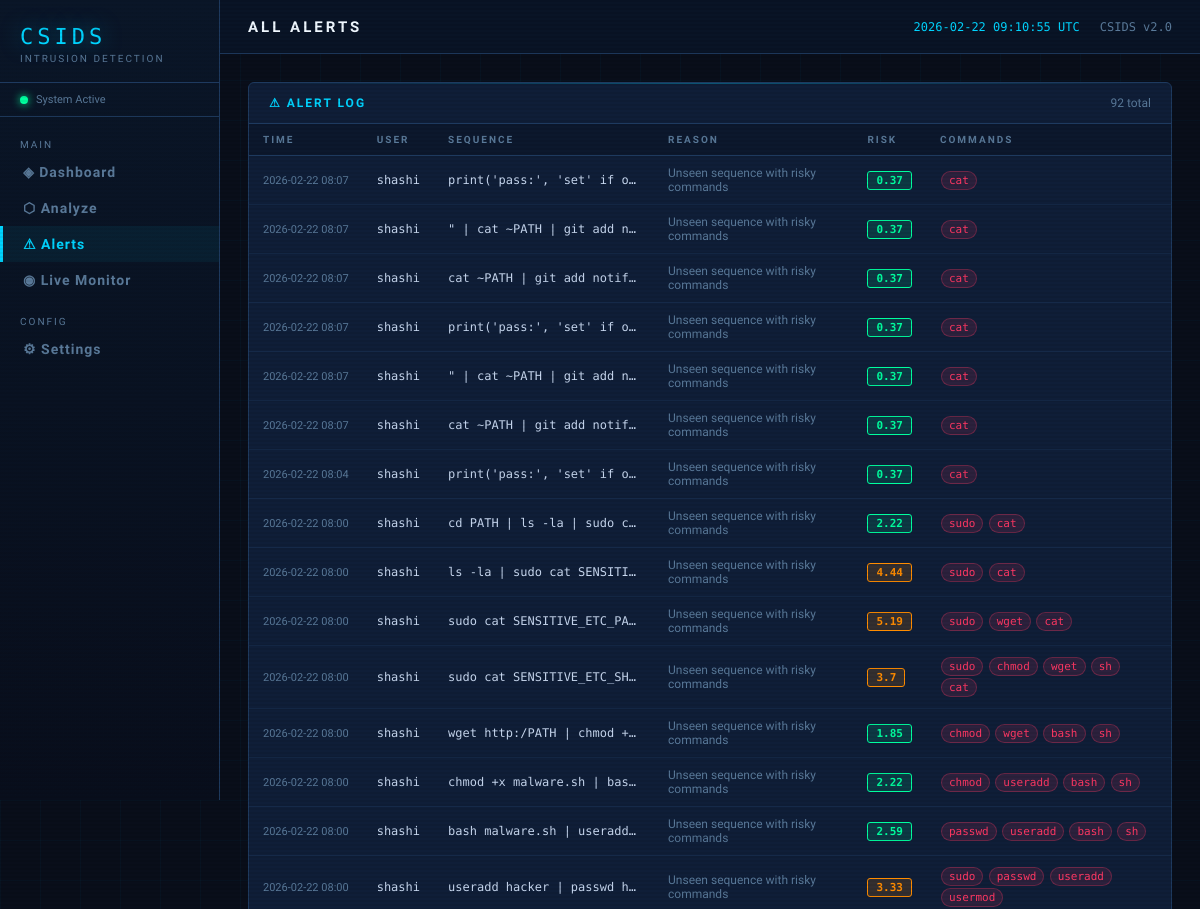
Before: /alerts (upper part) with the older database file.
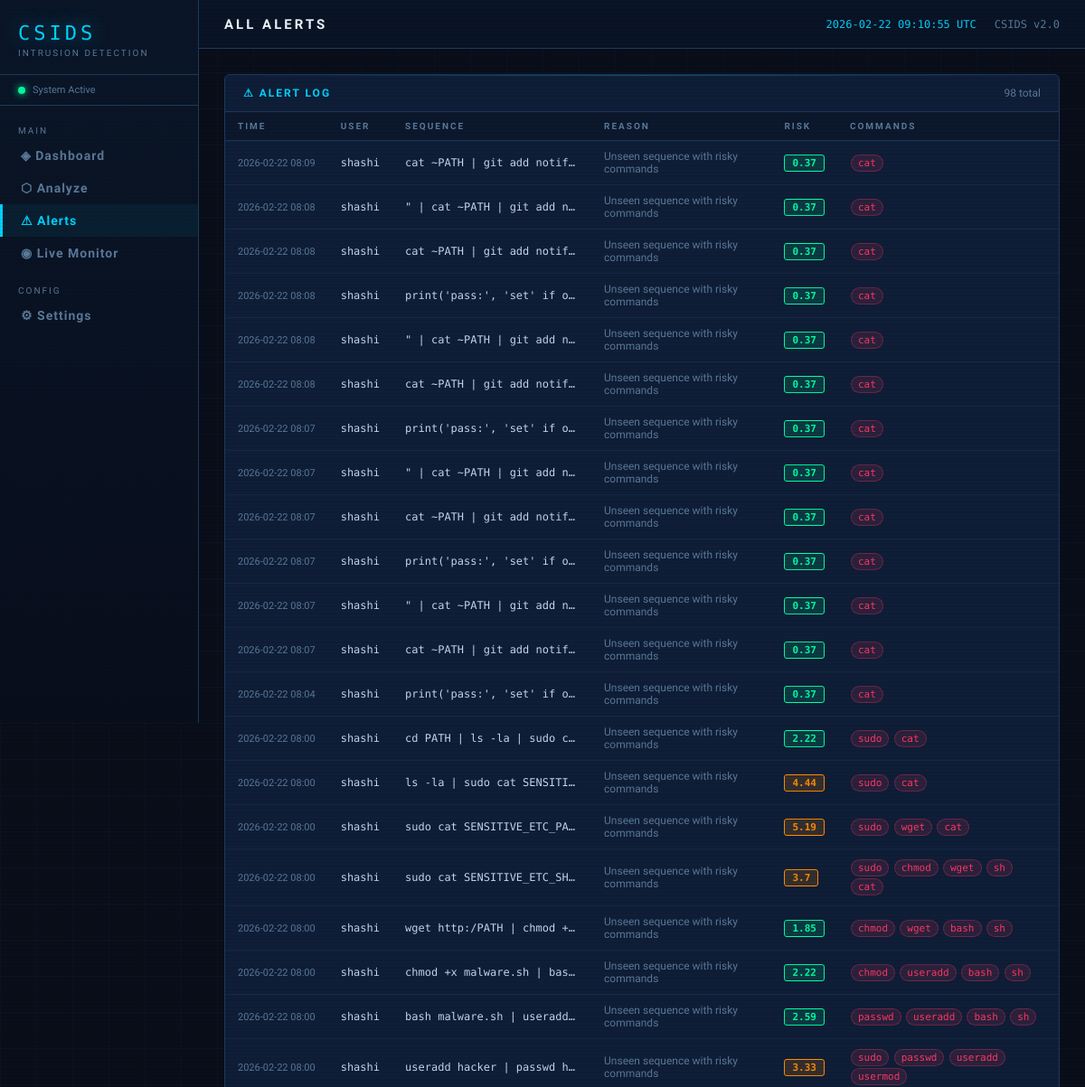
After: the same page with the newer database file.
### tables this page shows
CREATE TABLE alerts (
        id         INTEGER PRIMARY KEY AUTOINCREMENT,
        user       TEXT NOT NULL,
        sequence   TEXT NOT NULL,
        reason     TEXT,
        risk_score REAL,
        risky_cmds TEXT,
        timestamp  TIMESTAMP DEFAULT CURRENT_TIMESTAMP
    );

### app.py (the view)
@app.route("/alerts")
def alerts_page():
    conn = get_db()
    cur  = conn.cursor()
    cur.execute("SELECT * FROM alerts ORDER BY timestamp DESC LIMIT 200")
    alerts = cur.fetchall()
    conn.close()
    return render_template("alerts.html", alerts=alerts)

### database.py (called while the page is built)
def get_db():
    conn = sqlite3.connect(DB_NAME)
    conn.row_factory = sqlite3.Row
    return conn

### templates/alerts.html (shortened to what this page needs)
{% extends "base.html" %}
{% block page_title %}All Alerts{% endblock %}
{% block content %}
<div class="panel">
    <div class="panel-header">
        <div class="panel-title">⚠ Alert Log</div>
        <span style="font-size:12px;color:var(--dim);">{{ alerts|length }} total</span>
    </div>
    <div class="panel-body" style="padding:0;">
        {% if alerts %}
        <table class="data-table">
            <thead>
                <tr>
                    <th>Time</th>
                    <th>User</th>
                    <th>Sequence</th>
                    <th>Reason</th>
                    <th>Risk</th>
                    <th>Commands</th>
                </tr>
            </thead>
            <tbody>
            {% for a in alerts %}
            <tr>
                <td style="font-size:11px;color:var(--dim);white-space:nowrap;">{{ a['timestamp'][:16] }}</td>
                <td class="mono">{{ a['user'] }}</td>
                <td class="mono" style="max-width:220px;overflow:hidden;text-overflow:ellipsis;white-space:nowrap;"
                    title="{{ a['sequence'] }}">{{ a['sequence'] }}</td>
                <td style="font-size:12px;color:var(--dim);">{{ a['reason'] }}</td>
                <td>
                    {% set rs = a['risk_score'] %}
                    {% if rs >= 6 %}<span class="badge badge-high">{{ rs }}</span>
                    {% elif rs >= 3 %}<span class="badge badge-medium">{{ rs }}</span>
                    {% else %}<span class="badge badge-low">{{ rs }}</span>{% endif %}
                </td>
                <td>
                    {% if a['risky_cmds'] %}
                    {% for cmd in a['risky_cmds'].split(',') %}
                    <span class="tag">{{ cmd }}</span>
                    {% endfor %}
                    {% endif %}
                </td>
            </tr>
            {% endfor %}
            </tbody>
        </table>
        {% else %}
        <div style="padding:40px;text-align:center;color:var(--dim);">No alerts yet.</div>
        {% endif %}
    </div>
</div>
{% endblock %}

### templates/base.html (shortened to what this page needs)
<!DOCTYPE html>
<html lang="en">
<head>
</head>
<body>
<aside class="sidebar">
    <div class="logo">
        <div class="logo-text">CSIDS</div>
        <div class="logo-sub">Intrusion Detection</div>
    </div>
    <div class="sys-status">
        <div class="dot"></div> System Active
    </div>
    <nav class="nav">
        <div class="nav-label">Main</div>
        <a href="{{ url_for('dashboard') }}"
           class="nav-item {% if request.endpoint=='dashboard' %}active{% endif %}">
            ◈ Dashboard
        </a>
        <a href="{{ url_for('analyze') }}"
           class="nav-item {% if request.endpoint=='analyze' %}active{% endif %}">
            ⬡ Analyze
        </a>
        <a href="{{ url_for('alerts_page') }}"
           class="nav-item {% if request.endpoint=='alerts_page' %}active{% endif %}">
            ⚠ Alerts
        </a>
        <a href="{{ url_for('live_monitor') }}"
           class="nav-item {% if request.endpoint=='live_monitor' %}active{% endif %}">
            ◉ Live Monitor
        </a>
        <div class="nav-label" style="margin-top:10px;">Config</div>
        <a href="{{ url_for('settings') }}"
           class="nav-item {% if request.endpoint=='settings' %}active{% endif %}">
            ⚙ Settings
        </a>
    </nav>
</aside>
<div class="main">
    <div class="topbar">
        <div class="page-title">{% block page_title %}Dashboard{% endblock %}</div>
        <div class="topbar-right">
            <span id="clock"></span>
            <span>CSIDS v2.0</span>
        </div>
    </div>
    <div class="content fade-in">
        {% block content %}{% endblock %}
    </div>
</div>
</body>
</html>

Changed rows visible on the page:
added alerts: timestamp "2026-02-22 08:09", user "shashi", sequence "cat ~PATH | git add notif…", reason "Unseen sequence with risky commands", risk_score "0.37", risky_cmds "cat"
added alerts: timestamp "2026-02-22 08:08", user "shashi", sequence "\" | cat ~PATH | git add n…", reason "Unseen sequence with risky commands", risk_score "0.37", risky_cmds "cat"
added alerts: timestamp "2026-02-22 08:08", user "shashi", sequence "cat ~PATH | git add notif…", reason "Unseen sequence with risky commands", risk_score "0.37", risky_cmds "cat"
added alerts: timestamp "2026-02-22 08:08", user "shashi", sequence "print('pass:', 'set' if o…", reason "Unseen sequence with risky commands", risk_score "0.37", risky_cmds "cat"
added alerts: timestamp "2026-02-22 08:08", user "shashi", sequence "\" | cat ~PATH | git add n…", reason "Unseen sequence with risky commands", risk_score "0.37", risky_cmds "cat"
added alerts: timestamp "2026-02-22 08:08", user "shashi", sequence "cat ~PATH | git add notif…", reason "Unseen sequence with risky commands", risk_score "0.37", risky_cmds "cat"
Other visible differences:
{{ alerts|length }}: "92" → "98"
